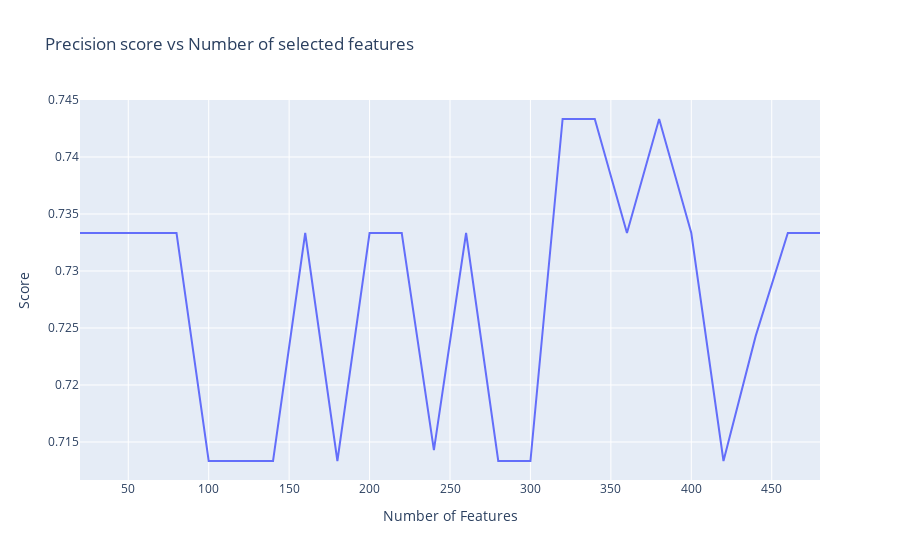

The cell this chart's notebook holds for it:
### Code cell
fig = px.line(y=precision_scores, x=np.linspace(start = 20, stop=480, num=24).astype(int), 
              title='Precision score vs Number of selected features', labels={'x':'Number of Features', 'y': 'Score'})
fig.show()

### Figure 1 — Plotly figure (JSON) as saved in the notebook; plotly's stock layout.template omitted (floating-point values rounded to 4 significant figures)
{"data": [{"hovertemplate": "Number of Features=%{x}<br>Score=%{y}<extra></extra>", "legendgroup": "", "line": {"color": "#636efa", "dash": "solid"}, "mode": "lines", "name": "", "showlegend": false, "type": "scatter", "x": [20, 40, 60, 80, 100, 120, 140, 160, 180, 200, 220, 240, 260, 280, 300, 320, 340, 360, 380, 400, 420, 440, 460, 480], "xaxis": "x", "y": [0.7333, 0.7333, 0.7333, 0.7333, 0.7133, 0.7133, 0.7133, 0.7333, 0.7133, 0.7333, 0.7333, 0.7143, 0.7333, 0.7133, 0.7133, 0.7433, 0.7433, 0.7333, 0.7433, 0.7333, 0.7133, 0.7243, 0.7333, 0.7333], "yaxis": "y"}], "layout": {"legend": {"tracegroupgap": 0}, "title": {"text": "Precision score vs Number of selected features"}, "xaxis": {"anchor": "y", "domain": [0, 1], "title": {"text": "Number of Features"}}, "yaxis": {"anchor": "x", "domain": [0, 1], "title": {"text": "Score"}}}}
